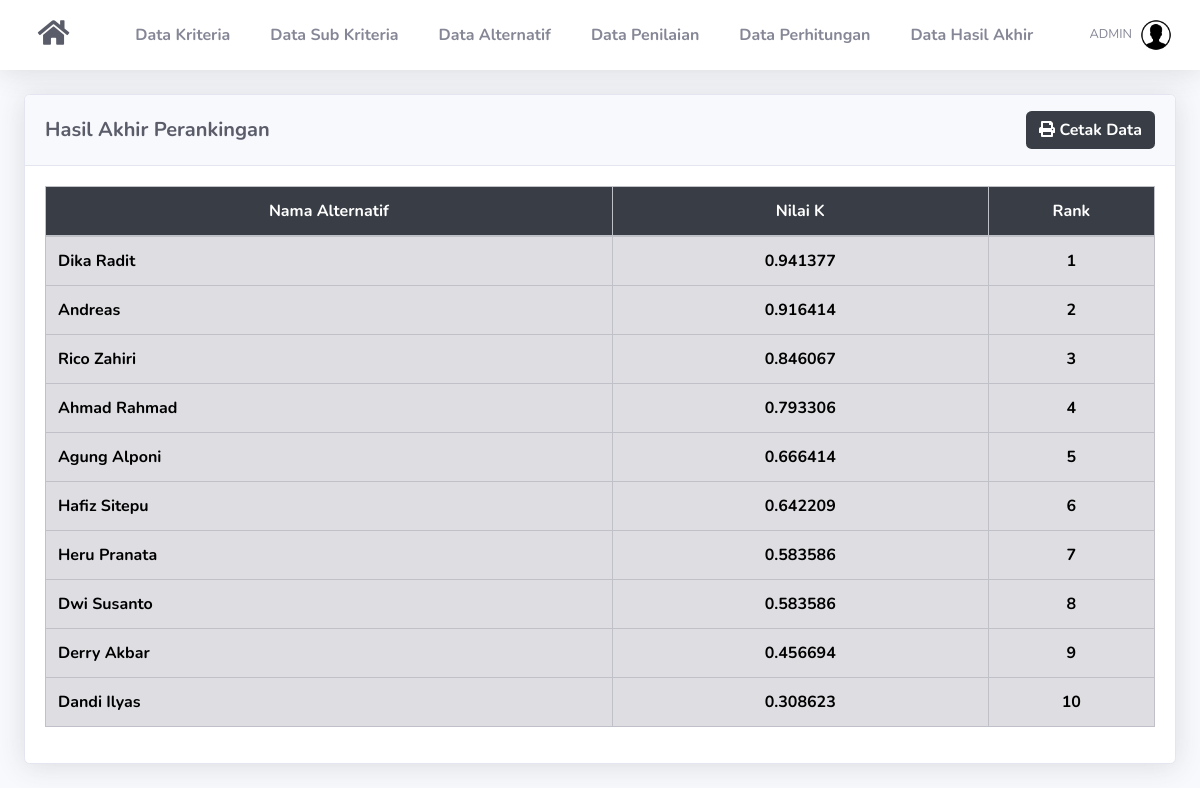
Page /hasil.php (signed in) on the committed database.
### tables this page shows
CREATE TABLE `hasil` (
  `id_hasil` int(11) NOT NULL,
  `id_alternatif` int(11) NOT NULL,
  `nilai` float NOT NULL
);

CREATE TABLE `alternatif` (
  `id_alternatif` int(11) NOT NULL,
  `nama` varchar(100) NOT NULL
);

### includes/functions.php (called while the page is built, shortened)
<?php
function get_role() {
	if(isset($_SESSION['user_id']) && isset($_SESSION['role'])) {
		if($_SESSION['role'] == '1') {
			return 'admin';
		} else {
			return 'user';
		}
	} else {
		return false;
	}
}
?>

### hasil.php (the view, shortened to what this page needs)
<?php
require_once('includes/init.php');
$user_role = get_role();
if($user_role == 'admin' || $user_role == 'user') {
require_once('template/header.php');
?>
<div class="card shadow mb-4">
    <div class="card-header py-3">
	<div class="d-sm-flex align-items-center justify-content-between" >
        <h5 class="m-0 font-weight-bold text-dark text-center"> Hasil Akhir Perankingan</h5>
		<a href="cetak.php" target="_blank" class="btn font-weight-bold" style="background-color:#393E46; color:white"> <i class="fa fa-print"></i> Cetak Data </a>
    </div>
	</div>
    <div class="card-body">
		<div class="table-responsive">
			<table class="table table-bordered font-weight-bold table-secondary" width="100%" cellspacing="0" style="color:black">
				<thead class="bg-info text-white">
					<tr align="center" style="background-color:#393E46; color:white; text-align:center;">
						<th>Nama Alternatif</th>
						<th>Nilai K</th>
						<th width="15%">Rank</th>
				</thead>
				<tbody>
					<?php
						$no=0;
						$query = mysqli_query($koneksi,"SELECT * FROM hasil JOIN alternatif ON hasil.id_alternatif=alternatif.id_alternatif ORDER BY hasil.nilai DESC");
						while($data = mysqli_fetch_array($query)){
						$no++;
					?>
					<tr align="center">
						<td align="left"><?= $data['nama'] ?></td>
						<td><?= $data['nilai'] ?></td>
						<td><?= $no; ?></td>
					</tr>
					<?php
						}
					?>
				</tbody>
			</table>
		</div>
	</div>
</div>
<?php
require_once('template/footer.php');
}
else {
	header('Location: login.php');
}
?>

### template/header.php (shortened to what this page needs)
<!DOCTYPE html>
<html lang="en">
<head>
  <link href="assets/vendor/fontawesome-free/css/all.min.css" rel="stylesheet" type="text/css">
  <link href="assets/css/sb-admin-2.min.css" rel="stylesheet">
  <link href="assets/vendor/datatables/dataTables.bootstrap4.min.css" rel="stylesheet">
</head>
<body id="page-top">
  <div id="wrapper">
    <div id="content-wrapper" class="d-flex flex-column">
      <div id="content">
        <nav class="navbar navbar-expand navbar-light bg-white topbar mb-4 static-top shadow">
             <ul class="navbar-nav">
          <div class="card-body">
          <div class="mb-0 font-weight-bold text-gray-900"><a href="dashboard.php" class="text-secondary text-decoration-none"><h1 class="h3 mb-0 text-gray-800"><i class="fas fa-fw fa-home"></i> </h1></a></div>
           </ul>
          <ul class="navbar-nav ml-auto">
          <div class="card-body">
          <div class="mb-0 font-weight-bold text-gray-800"><a href="list-kriteria.php" class="text-secondary text-decoration-none">Data Kriteria</a></div>
           </ul>
          <ul class="navbar-nav">
          <div class="card-body">
          <div class="mb-0 font-weight-bold text-gray-800"><a href="list-sub-kriteria.php" class="text-secondary text-decoration-none">Data Sub Kriteria</a></div>
           </ul>
          <ul class="navbar-nav">
          <div class="card-body">
          <div class="mb-0 font-weight-bold text-gray-800"><a href="list-alternatif.php" class="text-secondary text-decoration-none">Data Alternatif</a></div>
           </ul>
          <ul class="navbar-nav">
          <div class="card-body">
          <div class="mb-0 font-weight-bold text-gray-800"><a href="list-penilaian.php" class="text-secondary text-decoration-none">Data Penilaian</a></div>
           </ul>
          <ul class="navbar-nav">
          <div class="card-body">
          <div class="mb-0 font-weight-bold text-gray-800"><a href="perhitungan.php" class="text-secondary text-decoration-none">Data Perhitungan</a></div>
           </ul>
          <ul class="navbar-nav">
          <div class="card-body">
          <div class="mb-0 font-weight-bold text-gray-800"><a href="hasil.php" class="text-secondary text-decoration-none">Data Hasil Akhir</a></div>
           </ul>
  <ul class="navbar-nav ml-auto">
            <li class="nav-item dropdown no-arrow">
              <a class="nav-link dropdown-toggle" href="#" id="userDropdown" role="button" data-toggle="dropdown" aria-haspopup="true" aria-expanded="false">
                <span class="text-uppercase mr-2 d-none d-lg-inline text-gray-600 small">
					<?php
					echo $_SESSION['username'];
					?>
				</span>
                <img class="img-profile rounded-circle" src="assets/img/xxx.png">
              </a>
            </li>
          </ul>
        </nav>
		<div class="container-fluid">

### template/footer.php (shortened to what this page needs)
</div>
</div>
</div>
</body>
</html>

### rows in the picture
hasil: id_alternatif.nama "Dika Radit", nilai "0.941377"
hasil: id_alternatif.nama "Andreas", nilai "0.916414"
hasil: id_alternatif.nama "Rico Zahiri", nilai "0.846067"
hasil: id_alternatif.nama "Ahmad Rahmad", nilai "0.793306"
hasil: id_alternatif.nama "Agung Alponi", nilai "0.666414"
hasil: id_alternatif.nama "Hafiz Sitepu", nilai "0.642209"
hasil: id_alternatif.nama "Heru Pranata", nilai "0.583586"
hasil: id_alternatif.nama "Dwi Susanto", nilai "0.583586"
hasil: id_alternatif.nama "Derry Akbar", nilai "0.456694"
hasil: id_alternatif.nama "Dandi Ilyas", nilai "0.308623"

### other values in the picture
$_SESSION['username'] "ADMIN"
